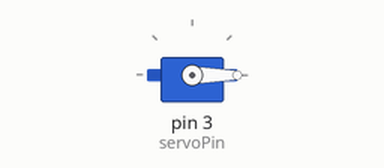
A sketch run on a simulated Arduino Uno, built with avr-gcc and run on an emulated ATmega328P. Shown: servo.

Above: at 0.05 s.
At 19.95 s:
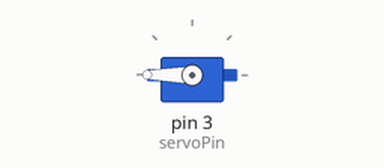
Timing chart, 0 to 26.0 s (numbered marks = the images above):
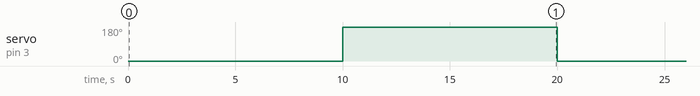

The sketch:

sketch_feb18a.ino
```cpp
// Include the Servo library
#include <Servo.h>
// Declare the Servo pin
int servoPin = 3;
// Create a servo object
Servo Servo1;
void setup() {
   // We need to attach the servo to the used pin number
   Servo1.attach(servoPin);
}
void loop(){
   // Make servo go to 0 degrees
   Servo1.write(0);
   delay(10000);
   Servo1.write(180);
   delay(10000);
   /*// Make servo go to 90 degrees
   Servo1.write(90);
   delay(1000);
   // Make servo go to 180 degrees
   Servo1.write(180);
   delay(1000); */
}
```

Measured:
- by itself, servo on pin 3 (servoPin): alternates 180° for 10.0 s and 0° for 10.0 s
